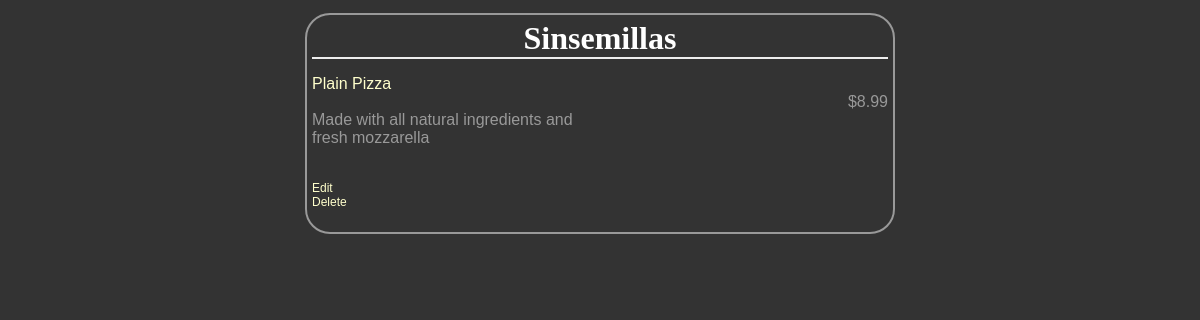
Page /restaurants/1/ on the committed database.
### database_setup.py (models this page shows, shortened)
class Restaurant(Base):
	__tablename__ = 'restaurant'
	id = Column(Integer, primary_key = True)
	name = Column(String(80),nullable = False)

class MenuItem(Base):
	__tablename__ = 'menu_item'
	name = Column(String(80),nullable = False)
	id = Column(Integer, primary_key = True)
	course = Column(String(250))
	description = Column(String(250))
	price = Column(String(8))
	restaurant_id = Column(Integer, ForeignKey('restaurant.id'))
	restaurant = relationship(Restaurant)

### project.py (the view)
@app.route('/')
@app.route('/restaurants/<int:restaurant_id>/')
def restaurantMenu(restaurant_id):
    restaurant = session.query(Restaurant).filter_by(id=restaurant_id).one()
    items = session.query(MenuItem).filter_by(restaurant_id=restaurant.id)
    return render_template('menu.html', restaurant=restaurant, items=items)

### templates/menu.html (shortened to what this page needs)
<html>
<head>
	<link rel=stylesheet type=text/css href="{{ url_for('static', filename='style.css') }}">
	</head>
	<body>
	<div class = 'pane'>
		<div class = 'header'>
		<h1>{{restaurant.name}}</h1>
		</div>
{% for i in items %}
	<div class= 'nameAndPrice'>
		<span class= 'name'><p>{{i.name}}</p></span>
		<span class= 'price'><p>{{i.price}}</p></span>
	</div>
	<div class='description'>
		<p>{{i.description}}</p>
	</div>
	<div class='editdeletepane'>
		<a href="{{url_for('editMenuItem', restaurant_id = restaurant.id, MenuID = i.id) }}">Edit</a>
		<a href="{{url_for('deleteMenuItem', restaurant_id = restaurant.id, menu_id = i.id) }}">Delete</a>
	</div>
{% endfor %}
	</div>
</body>
</html>

### static/style.css (style rules this page uses)
body { font-family: sans-serif; background-image: url('img3.jpg'); background-color: #333333 }
h1, h2, h3, h4 { color: #FFFFFF; }
h1, h2 { font-family: 'Georgia', serif; margin: 0; }
h1 { border-bottom: 2px solid #eee; }
a { text-decoration: none; color: #FFFFCC; font-size: .75em; }
.pane { position:absolute; left: 25%; right: 25%; border: 2px solid; border-radius: 25px; padding: 5px; margin: 5px; border-color: #999999; background-color: #333333 }
.header { left:50%; text-align: center; }
.name { width:50%;display: inline-block; float: left; color:#FFFFCC }
.description { color: #999999; }
.price { text-align: right; width:50%; float: right; color: #999999; }
.editdeletepane { color: #FFFFCC; }

### rows in the picture
Restaurant: name "Sinsemillas"
MenuItem: name "Plain Pizza", price "$8.99", description "Made with all natural ingredients and fresh mozzarella"
